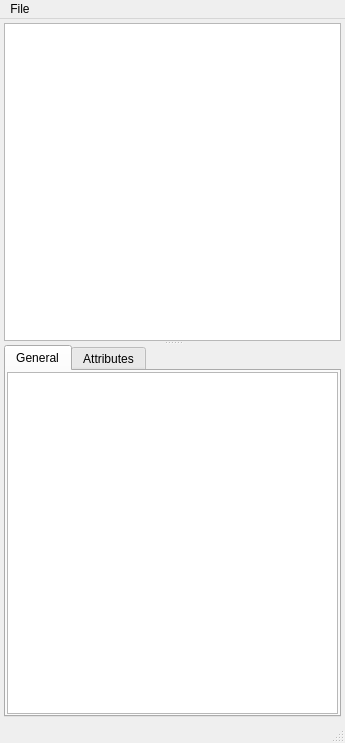
<?xml version="1.0" encoding="UTF-8"?>
<ui version="4.0">
 <class>H5Studio</class>
 <widget class="QMainWindow" name="H5Studio">
  <property name="geometry">
   <rect>
    <x>0</x>
    <y>0</y>
    <width>345</width>
    <height>743</height>
   </rect>
  </property>
  <property name="minimumSize">
   <size>
    <width>0</width>
    <height>0</height>
   </size>
  </property>
  <property name="acceptDrops">
   <bool>true</bool>
  </property>
  <property name="windowTitle">
   <string>HDF5 Data Viewer</string>
  </property>
  <widget class="QWidget" name="centralwidget">
   <layout class="QGridLayout">
    <property name="margin">
     <number>4</number>
    </property>
    <item row="0" column="0">
     <widget class="QSplitter" name="splitter">
      <property name="orientation">
       <enum>Qt::Vertical</enum>
      </property>
      <widget class="QTreeView" name="hdfTreeView">
       <property name="minimumSize">
        <size>
         <width>0</width>
         <height>0</height>
        </size>
       </property>
       <property name="maximumSize">
        <size>
         <width>65654</width>
         <height>16777215</height>
        </size>
       </property>
       <property name="mouseTracking">
        <bool>true</bool>
       </property>
       <property name="contextMenuPolicy">
        <enum>Qt::ActionsContextMenu</enum>
       </property>
       <property name="editTriggers">
        <set>QAbstractItemView::EditKeyPressed</set>
       </property>
       <property name="alternatingRowColors">
        <bool>true</bool>
       </property>
       <property name="verticalScrollMode">
        <enum>QAbstractItemView::ScrollPerPixel</enum>
       </property>
       <property name="horizontalScrollMode">
        <enum>QAbstractItemView::ScrollPerPixel</enum>
       </property>
       <property name="uniformRowHeights">
        <bool>true</bool>
       </property>
       <property name="animated">
        <bool>false</bool>
       </property>
       <property name="headerHidden">
        <bool>true</bool>
       </property>
      </widget>
      <widget class="QTabWidget" name="tabWidget">
       <property name="currentIndex">
        <number>0</number>
       </property>
       <widget class="QWidget" name="general_tab">
        <attribute name="title">
         <string>General</string>
        </attribute>
        <layout class="QGridLayout">
         <property name="margin">
          <number>1</number>
         </property>
         <item row="0" column="0">
          <widget class="QTableWidget" name="generalTable">
           <property name="alternatingRowColors">
            <bool>true</bool>
           </property>
           <property name="cornerButtonEnabled">
            <bool>false</bool>
           </property>
           <property name="columnCount">
            <number>0</number>
           </property>
          </widget>
         </item>
        </layout>
       </widget>
       <widget class="QWidget" name="attributes_tab">
        <attribute name="title">
         <string>Attributes</string>
        </attribute>
        <layout class="QGridLayout">
         <property name="margin">
          <number>0</number>
         </property>
         <item row="0" column="0">
          <widget class="QTableWidget" name="attributesTable">
           <property name="minimumSize">
            <size>
             <width>0</width>
             <height>100</height>
            </size>
           </property>
           <property name="alternatingRowColors">
            <bool>true</bool>
           </property>
           <property name="verticalScrollMode">
            <enum>QAbstractItemView::ScrollPerPixel</enum>
           </property>
           <property name="horizontalScrollMode">
            <enum>QAbstractItemView::ScrollPerPixel</enum>
           </property>
          </widget>
         </item>
        </layout>
       </widget>
      </widget>
     </widget>
    </item>
   </layout>
  </widget>
  <widget class="QMenuBar" name="menubar">
   <property name="geometry">
    <rect>
     <x>0</x>
     <y>0</y>
     <width>345</width>
     <height>22</height>
    </rect>
   </property>
   <widget class="QMenu" name="menuFile">
    <property name="title">
     <string>File</string>
    </property>
   </widget>
   <addaction name="menuFile"/>
  </widget>
  <widget class="QStatusBar" name="statusbar"/>
  <action name="actionShow_Properties">
   <property name="text">
    <string>Show Properties</string>
   </property>
  </action>
 </widget>
 <resources/>
 <connections/>
</ui>
